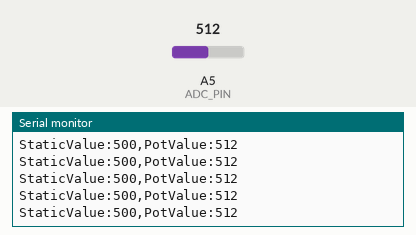
Bench run of a sketch on a simulated Arduino Uno, built with avr-gcc and run on an emulated ATmega328P. Shown: the last lines printed to the serial monitor. The test bench sets the inputs (shaded band); at power-on: A5 (ADC_PIN) = 512.

Above: at 1.2 s.
1.3 s: A5 (ADC_PIN) set to 110
At 2.0 s:
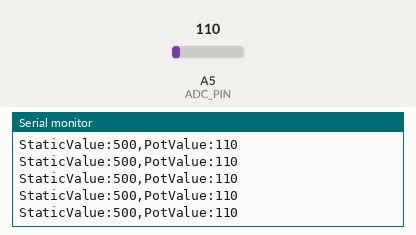
2.8 s: A5 (ADC_PIN) set to 91
At 3.3 s:
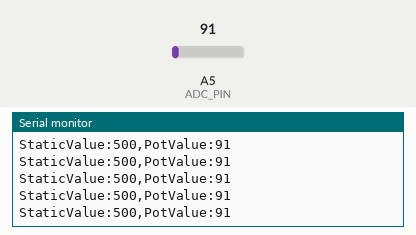
11.8 s: A5 (ADC_PIN) set to 8
At 12.3 s:
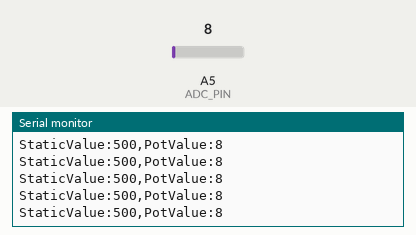
14.8 s: A5 (ADC_PIN) set to 11
At 15.7 s:
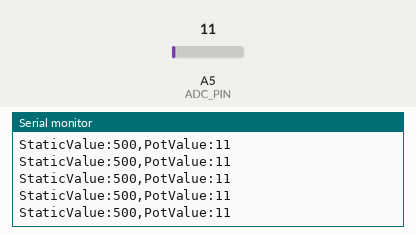
Timing chart, 0 to 17.8 s (numbered marks = the images above; inputs shaded):
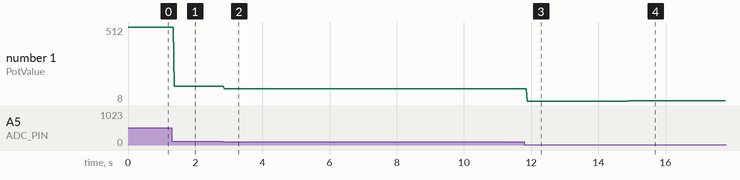

Measured:
- after the input at 1.3 s, the serial monitor: prints a new line after 0.07 s (image 1)
- after the input at 2.8 s, the serial monitor: prints a new line after 0.07 s (image 2)
- after the input at 11.8 s, the serial monitor: prints a new line after 0.09 s (image 3)
- after the input at 14.8 s, the serial monitor: prints a new line after 0.09 s (image 4)
- plotted number 1: 512 → 110 after the input at 1.3 s, 110 → 91 after the input at 2.8 s, 91 → 8 after the input at 11.8 s, 8 → 11 after the input at 14.8 s

The sketch:

29_ADCSerialPlotter.ino
```cpp
#define ADC_PIN A5
#define ADC_RESOLUTION 1024

uint8_t mode = DEFAULT;

void setup() {
  Serial.begin(9600);
}

void loop() {
  uint16_t potVal = analogRead(ADC_PIN);
  static uint16_t statVal = 500;

  Serial.print("StaticValue:");
  Serial.print(statVal);
  Serial.print(",");
  Serial.print("PotValue:");
  Serial.println(potVal);
}
```
